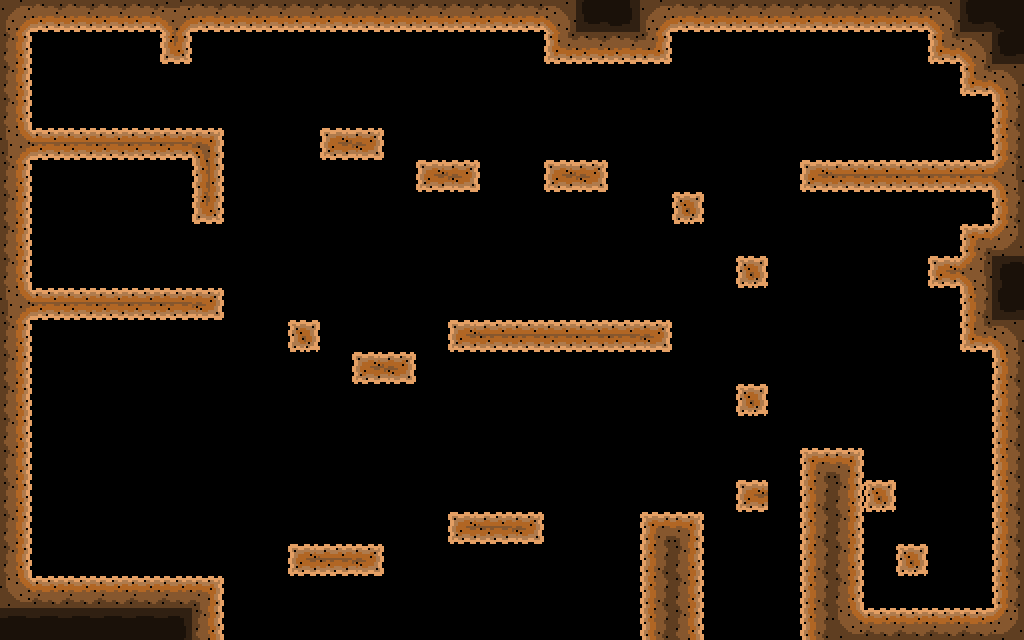

Below is a game level as drawn by its tile map, then a one-line description and the .tmx file that defines it, in full:
An orthogonal 32x20 tile map with 32x32 px tiles, 1 tile layer (Camada de Blocos 1).

<map version="1.10" tiledversion="1.11.2" orientation="orthogonal" renderorder="right-down" width="32" height="20" tilewidth="32" tileheight="32" infinite="0" nextlayerid="2" nextobjectid="1">
 <tileset firstgid="1" source="Cave.tsx" />
 <layer id="1" name="Camada de Blocos 1" width="32" height="20">
  <data encoding="csv">
7,3,3,3,3,21,3,3,3,3,3,3,3,3,3,3,3,6,48,49,7,3,3,3,3,3,3,3,3,6,48,56,
4,0,0,0,0,27,0,0,0,0,0,0,0,0,0,0,0,11,3,3,12,0,0,0,0,0,0,0,0,11,6,48,
4,0,0,0,0,0,0,0,0,0,0,0,0,0,0,0,0,0,0,0,0,0,0,0,0,0,0,0,0,0,11,6,
4,0,0,0,0,0,0,0,0,0,0,0,0,0,0,0,0,0,0,0,0,0,0,0,0,0,0,0,0,0,0,2,
22,14,14,14,14,14,15,0,0,0,26,28,0,0,0,0,0,0,0,0,0,0,0,0,0,0,0,0,0,0,0,2,
4,0,0,0,0,0,13,0,0,0,0,0,0,26,28,0,0,26,28,0,0,0,0,0,0,26,14,14,14,14,14,20,
4,0,0,0,0,0,27,0,0,0,0,0,0,0,0,0,0,0,0,0,0,33,0,0,0,0,0,0,0,0,0,2,
4,0,0,0,0,0,0,0,0,0,0,0,0,0,0,0,0,0,0,0,0,0,0,0,0,0,0,0,0,0,10,5,
4,0,0,0,0,0,0,0,0,0,0,0,0,0,0,0,0,0,0,0,0,0,0,33,0,0,0,0,0,26,20,47,
22,14,14,14,14,14,28,0,0,0,0,0,0,0,0,0,0,0,0,0,0,0,0,0,0,0,0,0,0,0,2,48,
4,0,0,0,0,0,0,0,0,33,0,0,0,0,26,14,14,14,14,14,28,0,0,0,0,0,0,0,0,0,11,6,
4,0,0,0,0,0,0,0,0,0,0,26,28,0,0,0,0,0,0,0,0,0,0,0,0,0,0,0,0,0,0,2,
4,0,0,0,0,0,0,0,0,0,0,0,0,0,0,0,0,0,0,0,0,0,0,33,0,0,0,0,0,0,0,2,
4,0,0,0,0,0,0,0,0,0,0,0,0,0,0,0,0,0,0,0,0,0,0,0,0,0,0,0,0,0,0,2,
4,0,0,0,0,0,0,0,0,0,0,0,0,0,0,0,0,0,0,0,0,0,0,0,0,10,9,0,0,0,0,2,
4,0,0,0,0,0,0,0,0,0,0,0,0,0,0,0,0,0,0,0,0,0,0,26,0,2,4,33,0,0,0,2,
4,0,0,0,0,0,0,0,0,0,0,0,0,0,26,14,28,0,0,0,10,9,0,0,0,2,4,0,0,0,0,2,
4,0,0,0,0,0,0,0,0,26,14,28,0,0,0,0,0,0,0,0,2,4,0,0,0,2,4,0,33,0,0,2,
8,1,1,1,1,1,9,0,0,0,0,0,0,0,0,0,0,0,0,0,2,4,0,0,0,2,4,0,0,0,0,2,
42,42,42,42,42,46,4,0,0,0,0,0,0,0,0,0,0,0,0,0,2,4,0,0,0,2,8,1,1,1,1,5
</data>
 </layer>
</map>